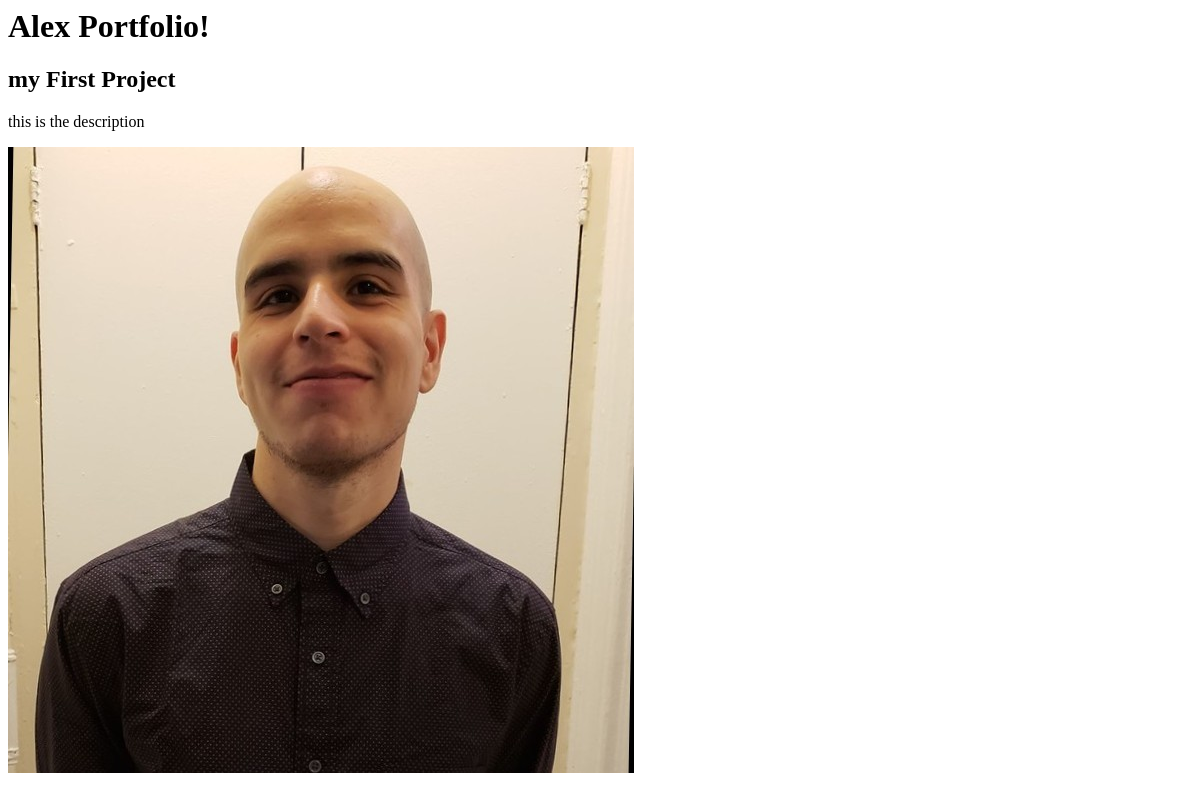
Before: / with the older database file.
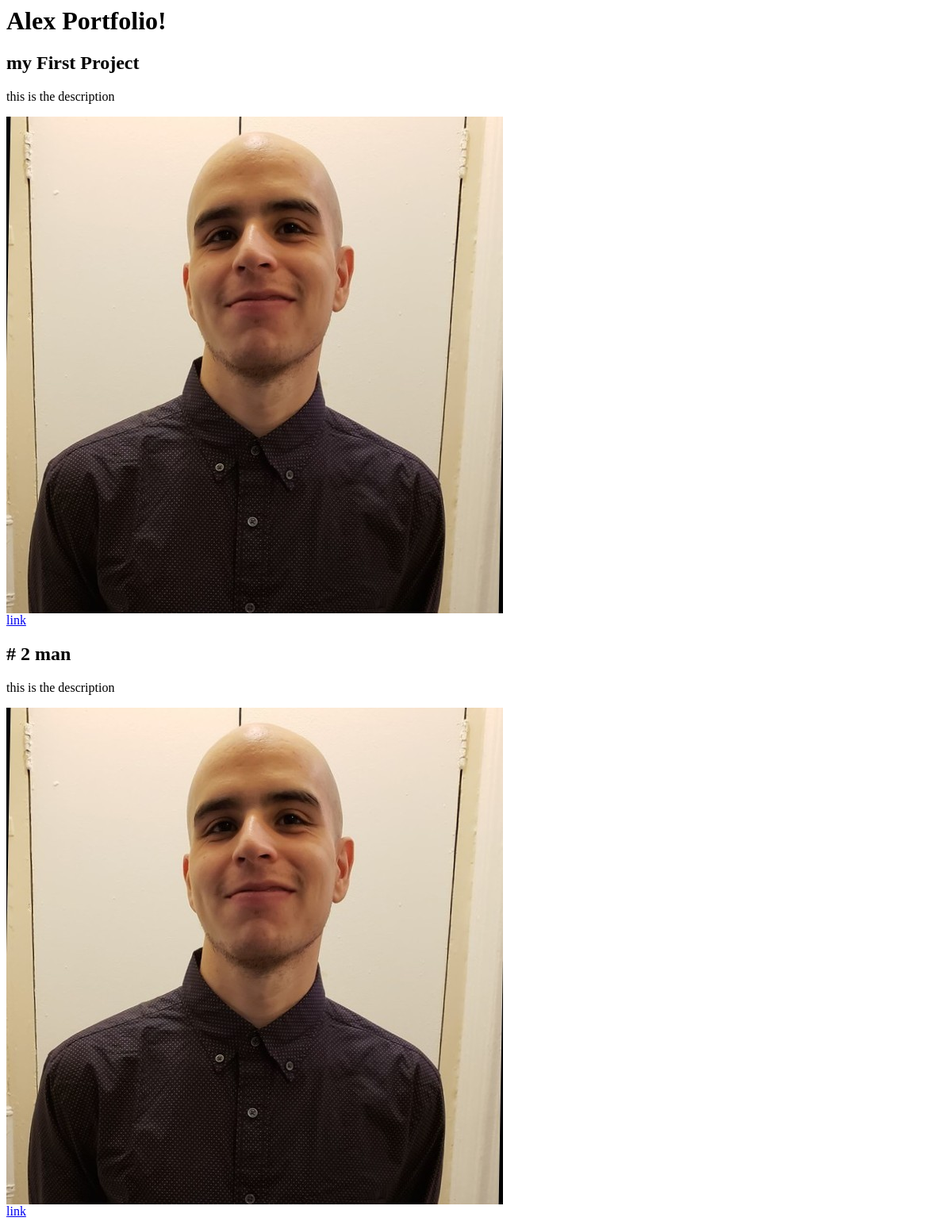
After: the same page with the newer database file.
### portfolio/models.py (models this page shows)
class Project(models.Model):
    title = models.CharField(max_length=100)
    description = models.CharField(max_length=250)
    image = models.ImageField(upload_to='portfolio/images/')
    url = models.URLField(blank=True) #blank in this case means its

### portfolio/views.py (the view)
# urls.py: 2. Add a URL to urlpatterns:  path('', views.home, name='home')
def home(request):
    projects = Project.objects.all()
    return render(request, 'portfolio/home.html', {'projects':projects})

### portfolio/templates/portfolio/home.html
<h1>Alex Portfolio!</h1>
{% for project in projects%}
<h2>{{project.title}}</h2>
<p>{{project.description}}</p>
<img src="{{project.image.url}}">
{% if project.url %}
<br><a href="{{project.url}}">link</a>
{% endif%}
{% endfor %}

Changed rows visible on the page:
changed Project "my First Project": now shows "link"
added Project: title "# 2 man", description "this is the description", image (picture)
